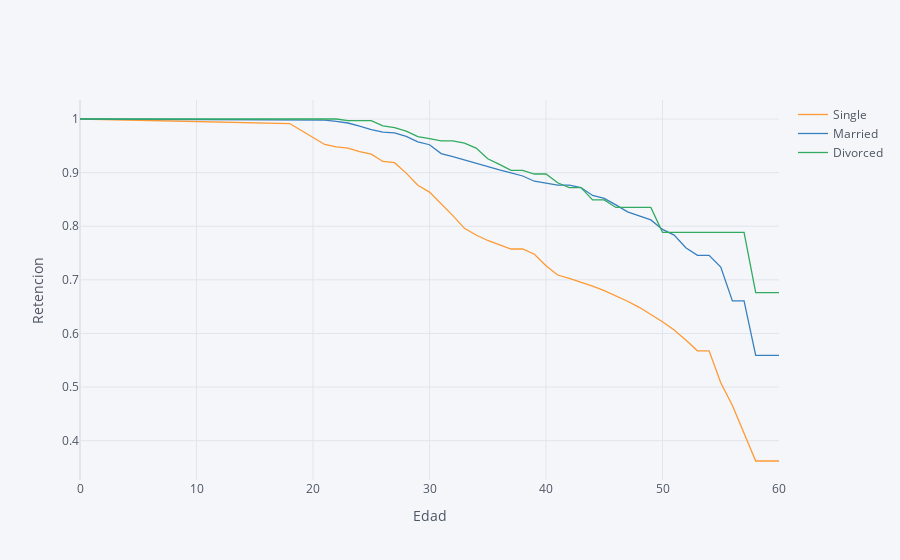

The cell this chart's notebook holds for it:
### Markdown cell above
## 5. Let's also look at the marital status curves by employee age. Generate and plot the survival curves showing retention rates by marital status and age.

### Code cell
ret_rates = survival(data,'MaritalStatus', 'Age', 'Attrition')
ret_rates.iplot(kind='line', xTitle='Edad', yTitle='Retencion')

### Figure 1 — Plotly figure (JSON) as saved in the notebook; plotly's stock layout.template omitted (floating-point values rounded to 4 significant figures)
{"data": [{"line": {"color": "rgba(255, 153, 51, 1.0)", "dash": "solid", "shape": "linear", "width": 1.3}, "mode": "lines", "name": "Single", "text": "", "type": "scatter", "x": [0, 18, 19, 20, 21, 22, 23, 24, 25, 26, 27, 28, 29, 30, 31, 32, 33, 34, 35, 36, 37, 38, 39, 40, 41, 42, 43, 44, 45, 46, 47, 48, 49, 50, 51, 52, 53, 54, 55, 56, 57, 58, 59, 60], "y": [1, 0.9915, 0.9786, 0.9657, 0.9525, 0.9481, 0.9459, 0.9391, 0.9346, 0.9208, 0.9185, 0.899, 0.8765, 0.8636, 0.8421, 0.8198, 0.7961, 0.7837, 0.7734, 0.7659, 0.7575, 0.7575, 0.7477, 0.7263, 0.709, 0.7027, 0.6957, 0.6882, 0.6799, 0.6705, 0.6601, 0.6488, 0.636, 0.6219, 0.6064, 0.588, 0.5677, 0.5677, 0.508, 0.4656, 0.4139, 0.3622, 0.3622, 0.3622]}, {"line": {"color": "rgba(55, 128, 191, 1.0)", "dash": "solid", "shape": "linear", "width": 1.3}, "mode": "lines", "name": "Married", "text": "", "type": "scatter", "x": [0, 18, 19, 20, 21, 22, 23, 24, 25, 26, 27, 28, 29, 30, 31, 32, 33, 34, 35, 36, 37, 38, 39, 40, 41, 42, 43, 44, 45, 46, 47, 48, 49, 50, 51, 52, 53, 54, 55, 56, 57, 58, 59, 60], "y": [1, 0.9978, 0.9978, 0.9978, 0.9978, 0.9955, 0.9925, 0.9865, 0.9804, 0.9757, 0.9741, 0.9675, 0.9573, 0.952, 0.9355, 0.9297, 0.9235, 0.9171, 0.9103, 0.9052, 0.8996, 0.8937, 0.884, 0.8805, 0.8766, 0.8766, 0.8721, 0.8574, 0.8521, 0.8399, 0.8267, 0.8195, 0.8118, 0.7941, 0.7835, 0.7598, 0.7457, 0.7457, 0.7238, 0.6608, 0.6608, 0.5592, 0.5592, 0.5592]}, {"line": {"color": "rgba(50, 171, 96, 1.0)", "dash": "solid", "shape": "linear", "width": 1.3}, "mode": "lines", "name": "Divorced", "text": "", "type": "scatter", "x": [0, 18, 19, 20, 21, 22, 23, 24, 25, 26, 27, 28, 29, 30, 31, 32, 33, 34, 35, 36, 37, 38, 39, 40, 41, 42, 43, 44, 45, 46, 47, 48, 49, 50, 51, 52, 53, 54, 55, 56, 57, 58, 59, 60], "y": [1, 1, 1, 1, 1, 1, 0.9969, 0.9969, 0.9969, 0.9873, 0.9841, 0.9774, 0.967, 0.9633, 0.9594, 0.9594, 0.955, 0.9458, 0.9258, 0.9153, 0.9041, 0.9041, 0.8974, 0.8974, 0.8811, 0.8719, 0.8719, 0.849, 0.849, 0.8351, 0.8351, 0.8351, 0.8351, 0.7887, 0.7887, 0.7887, 0.7887, 0.7887, 0.7887, 0.7887, 0.7887, 0.676, 0.676, 0.676]}], "layout": {"autosize": true, "legend": {"bgcolor": "#F5F6F9", "font": {"color": "#4D5663"}}, "paper_bgcolor": "#F5F6F9", "plot_bgcolor": "#F5F6F9", "title": {"font": {"color": "#4D5663"}}, "xaxis": {"autorange": true, "gridcolor": "#E1E5ED", "range": [0, 60], "showgrid": true, "tickfont": {"color": "#4D5663"}, "title": {"font": {"color": "#4D5663"}, "text": "Edad"}, "type": "linear", "zerolinecolor": "#E1E5ED"}, "yaxis": {"autorange": true, "gridcolor": "#E1E5ED", "range": [0.3267, 1.035], "showgrid": true, "tickfont": {"color": "#4D5663"}, "title": {"font": {"color": "#4D5663"}, "text": "Retencion"}, "type": "linear", "zerolinecolor": "#E1E5ED"}}}
